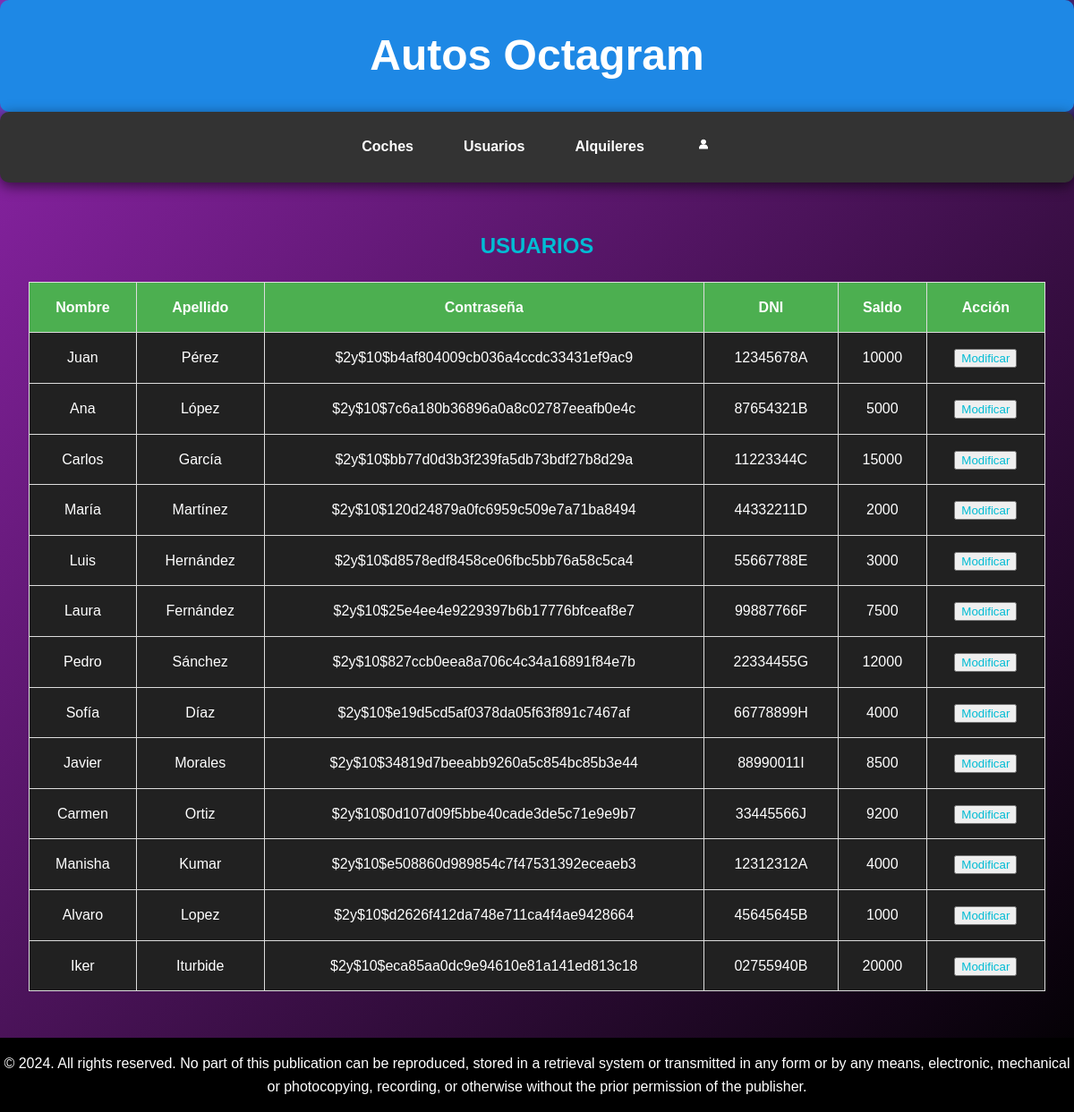
The app's page /usuarios/modificar.php (signed in), older data.
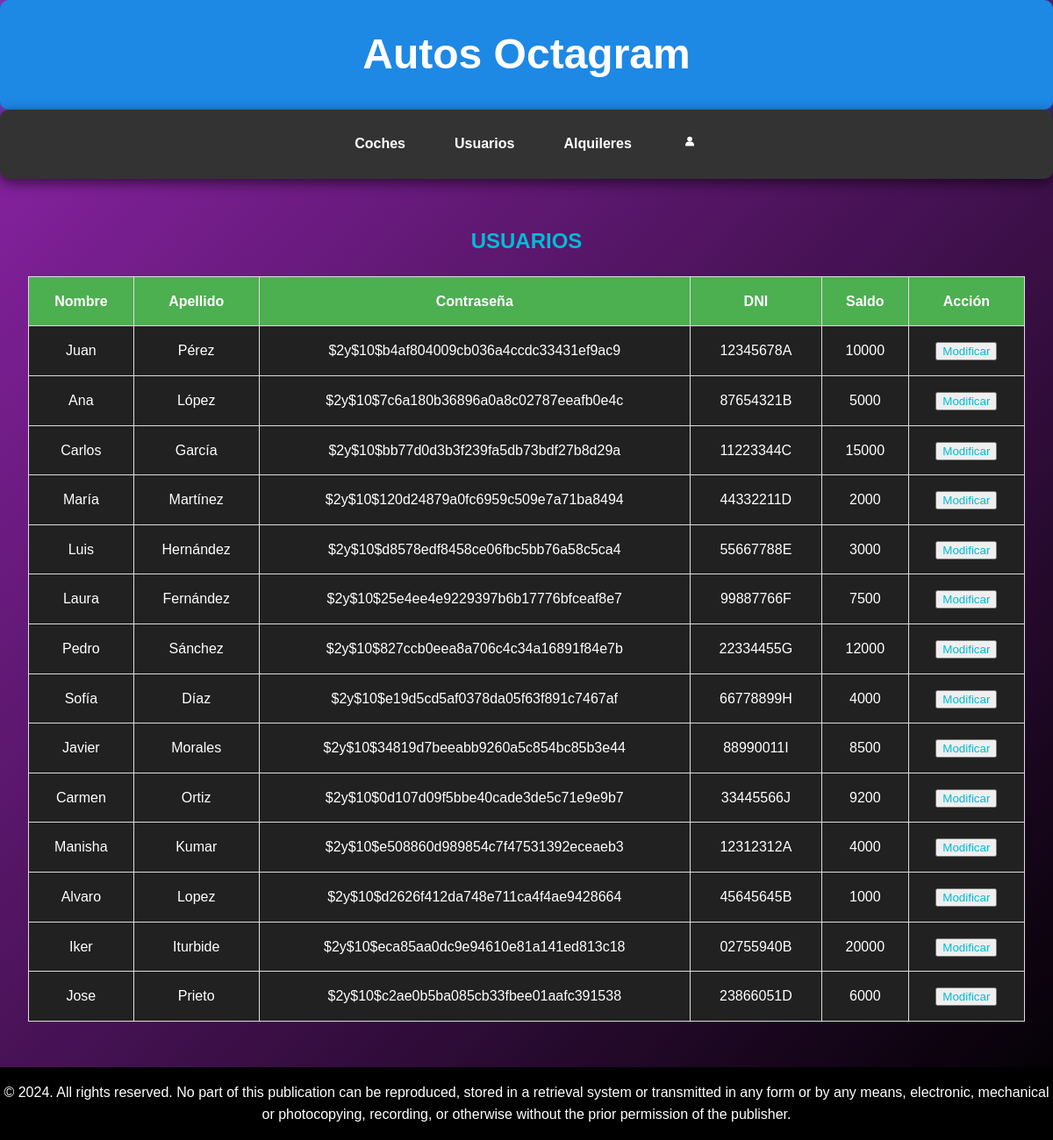
The same page, newer data.
### tables this page shows
CREATE TABLE `usuarios` (
  `id_usuario` int(10) unsigned NOT NULL AUTO_INCREMENT,
  `password` varchar(100) DEFAULT NULL,
  `nombre` varchar(50) DEFAULT NULL,
  `apellidos` varchar(50) DEFAULT NULL,
  `dni` varchar(9) DEFAULT NULL,
  `saldo` float DEFAULT NULL,
  `tipo_usuario` enum('comprador','vendedor','administrador') DEFAULT NULL,
  PRIMARY KEY (`id_usuario`)
);

### usuarios/modificar.php (the view, shortened to what this page needs)
<!DOCTYPE html>
<html lang="es">
	<head>
		<link rel="stylesheet" href="../index.css">
	</head>
	<body>
        <?php
            $conn = mysqli_connect ("localhost", "root", "rootroot", "concesionario");
        ?>
		<header class="header">
            <h1>Autos Octagram</h1>
        </header>
        <nav class="navega">
            <ul>
                <li>
                    <a href="../coches/coches.php">Coches</a>
                </li>
                <?php if ($_SESSION['tipo']=='vendedor' || $_SESSION['tipo']=='administrador' || $_SESSION['tipo']=='comprador'){ ?>
                <li>
                    <a href="../usuarios/usuarios.php">Usuarios</a>
                </li>
                <?php } ?>
                <?php if ($_SESSION['tipo']=='vendedor' || $_SESSION['tipo']=='administrador' || $_SESSION['tipo']=='comprador'){ ?>
                    <li>
                        <a href="../alquileres/alquileres.php">Alquileres</a>
                    </li>
                <?php } ?>
                <li>
                    <a href="../registro.php"><img src="../icono.png" width="20"></a>
                </li>
            </ul>
        </nav>
        <main class="contenido">
            <h2>USUARIOS</h2>
            <table border="1">
            <tr>
                <th>Nombre</th>
                <th>Apellido</th>
                <th>Contraseña</th>
                <th>DNI</th>
                <th>Saldo</th>
                <th>Acción</th>
            </tr>
            <?php
            $usuario=$_SESSION['dni'];
            if ($_SESSION['tipo']=='administrador'){
                $sql="select * from usuarios";
            } else {
                $sql="select * from usuarios where dni='$usuario'";
            }
            $result = mysqli_query($conn, $sql);
            while ($row = mysqli_fetch_assoc($result)){
                $pass=password_hash($row['password'], PASSWORD_DEFAULT);
                echo "<tr>
                        <td>". $row['nombre'] ."</td>
                        <td>". $row['apellidos'] ."</td>
                        <td>". $pass ."</td>
                        <td>". $row['dni'] ."</td>
                        <td>". $row['saldo'] ."</td>
                        <td>
                            <form action='modificar2.php' method='post'>
                                <input type='hidden' name='id_usuario' value=" . $row['id_usuario'] .">
                                <button type='submit' class='plis'>Modificar</button>
                            </form>
                        </td>
                      </tr>";
            }
            ?>
            </table>
        </main>
        <footer class="footer">
            <p> © 2024. All rights reserved. No part of this publication can be reproduced, stored in a retrieval system or transmitted in any form or by any means,
                electronic, mechanical or photocopying, recording, or otherwise without the prior permission of the publisher.</p>
        </footer>
	</body>
</html>

Row changes from the older to the newer data that the page shows:
added usuarios: nombre "Jose", apellidos "Prieto", password "$2y$10$c2ae0b5ba085cb33fbee01aafc391538", dni "23866051D", saldo "6000"
